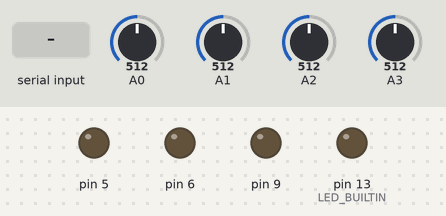
The sketch below on a simulated Arduino Uno, built with avr-gcc and run on an emulated ATmega328P. Shown: output pins drawn as LEDs (lit = HIGH). The test bench sets the inputs (shaded band); at power-on: A0 = 512, A1 = 512, A2 = 512, A3 = 512. What the sketch prints to the serial monitor is not drawn.

Above: at 1.2 s.
1.3 s: "M90\n" received over Serial
At 1.9 s:
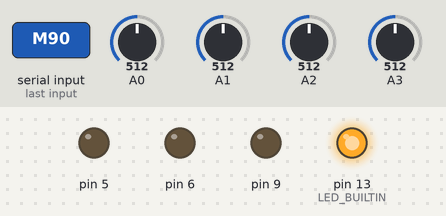
10.8 s: "A90\n" received over Serial
At 11.5 s:
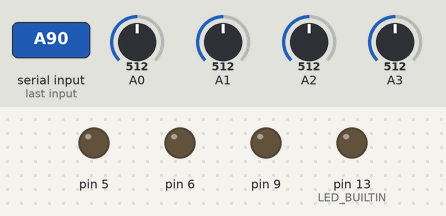
Timing chart, 0 to 13.3 s (numbered marks = the images above; inputs shaded):
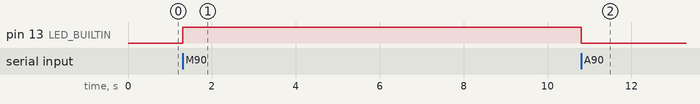

Measured:
- after the input at 1.3 s, pin 13 (LED_BUILTIN): LOW → HIGH at once
- after the input at 10.8 s, pin 13 (LED_BUILTIN): HIGH → LOW at once

The sketch:

ReadWrite_Sensors.ino
```cpp
unsigned long timer=0;
long deltaT = 5000; //us
double valor1=0;
double valor2=0;
double valor3=0;
double valor4=0;
double valor5=0;
double valor6=0;

bool ModoM=false;
bool ModoA=false;

void setup() {

  pinMode(LED_BUILTIN, OUTPUT);

  pinMode(A0, INPUT);
  pinMode(A1, INPUT);
  pinMode(A2, INPUT);
  pinMode(A3, INPUT);

  pinMode(9, OUTPUT);
  pinMode(6, OUTPUT);
  pinMode(5, OUTPUT);


  Serial.begin(38400);
  timer = micros();
  digitalWrite(LED_BUILTIN, LOW);
}

void loop(){
 timeSync(deltaT);

 double pot1=analogRead(A0);
 double pot2=analogRead(A1);
 double pot3=analogRead(A2);
 double pot4=analogRead(A3);

 getSerialData();
 senToPc(&pot1, &pot2, &pot3, &pot4);
}
//\\\\\\\\\\\\\\\\\\\\\\\\\\\\\\\\\\\\\\\\\\\\\\\\\\\\\\////////
void timeSync(unsigned long deltaT){
  unsigned long currTime = micros();
  long timeToDelay = deltaT - (currTime - timer);
  if (timeToDelay > 5000){
    delay(timeToDelay / 1000);
    delayMicroseconds(timeToDelay % 1000);
  }
  else if (timeToDelay > 0){
    delayMicroseconds(timeToDelay);
  }
  else
  {
      // timeToDelay is negative so we start immediately
  }
  timer = currTime + timeToDelay;
}

void getSerialData(){
  while (Serial.available()){
    char input = Serial.read();
    String tmp = "";
    switch(input){
      case 'A':
        digitalWrite(LED_BUILTIN, LOW);
        ModoM=false;
        ModoA=!ModoA;
        break;
      case 'M':
        digitalWrite(LED_BUILTIN, HIGH);
        ModoA=false;
        ModoM=!ModoM;
        break;
      case 'B':
        tmp = getVal();
        if (tmp != "X" && ModoM == 1){
          valor1 = tmp.toFloat();
          analogWrite(9, valor1);
        }
        break;
      case 'C':
        tmp =getVal();
        if (tmp != "X" && ModoM == 1){
          valor2= tmp.toFloat();
          analogWrite(6, valor2);
        }
        break;
       case 'D':
        tmp =getVal();
        if (tmp != "X" && ModoM == 1){
          valor3= tmp.toFloat();
          analogWrite(5, valor3);
        }
        break;
       case 'E':
        tmp =getVal();
        if (tmp != "X" && ModoA == 1){
          valor4= tmp.toFloat();
          analogWrite(9, valor4);
        }
        break;
       case 'F':
        tmp =getVal();
        if (tmp != "X"  && ModoA == 1){
          valor5= tmp.toFloat();
          analogWrite(6, valor5);
        }
        break;
       case 'G':
        tmp =getVal();
        if (tmp != "X"  && ModoA == 1){
          valor6= tmp.toFloat();
          analogWrite(5, valor6);
        }
       break;
    }

  }
}

String getVal(){
  String recvString = "";
  while (Serial.available()){
    char input = Serial.read();
    if (input == '%'){
      return recvString;
    }
    recvString += input;
  }
  return "X";
}

void senToPc(int* data1, int* data2, int* data3, int* data4){
  byte* byteData1=(byte*)(data1);
  byte* byteData2=(byte*)(data2);
  byte* byteData3=(byte*)(data3);
  byte* byteData4=(byte*)(data4);

  byte buf[8]={byteData1[0], byteData1[1],
               byteData2[0], byteData2[1],
               byteData3[0], byteData3[1],
               byteData4[0], byteData4[1]};
  Serial.write(buf, 8);
}

void senToPc(double* data1, double* data2, double* data3, double* data4){
  byte* byteData1=(byte*)(data1);
  byte* byteData2=(byte*)(data2);
  byte* byteData3=(byte*)(data3);
  byte* byteData4=(byte*)(data4);

  byte buf[16]={byteData1[0], byteData1[1],byteData1[2], byteData1[3],
                byteData2[0], byteData2[1],byteData2[2], byteData2[3],
                byteData3[0], byteData3[1],byteData3[2], byteData3[3],
                byteData4[0], byteData4[1],byteData4[2], byteData4[3]};
  Serial.write(buf, 16);
  }
```
